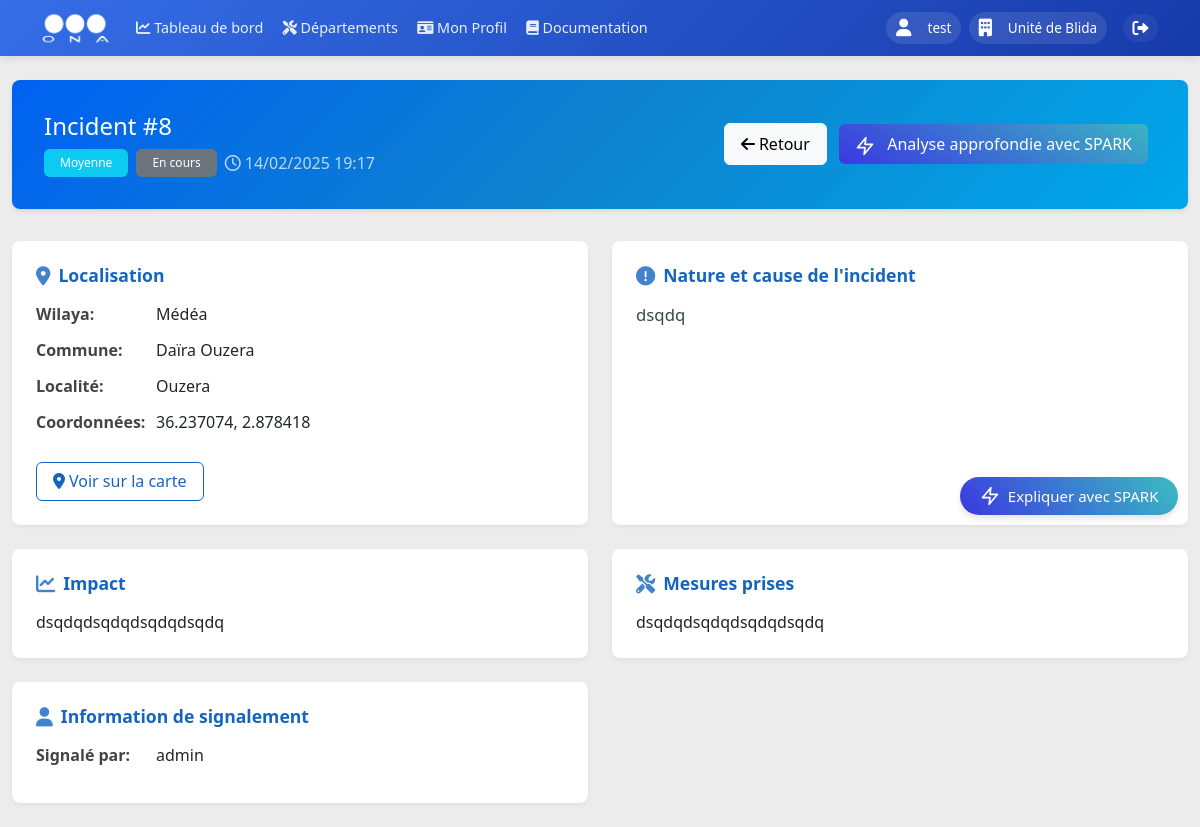
/incident/8 (signed in), run on an earlier commit of the app's database.
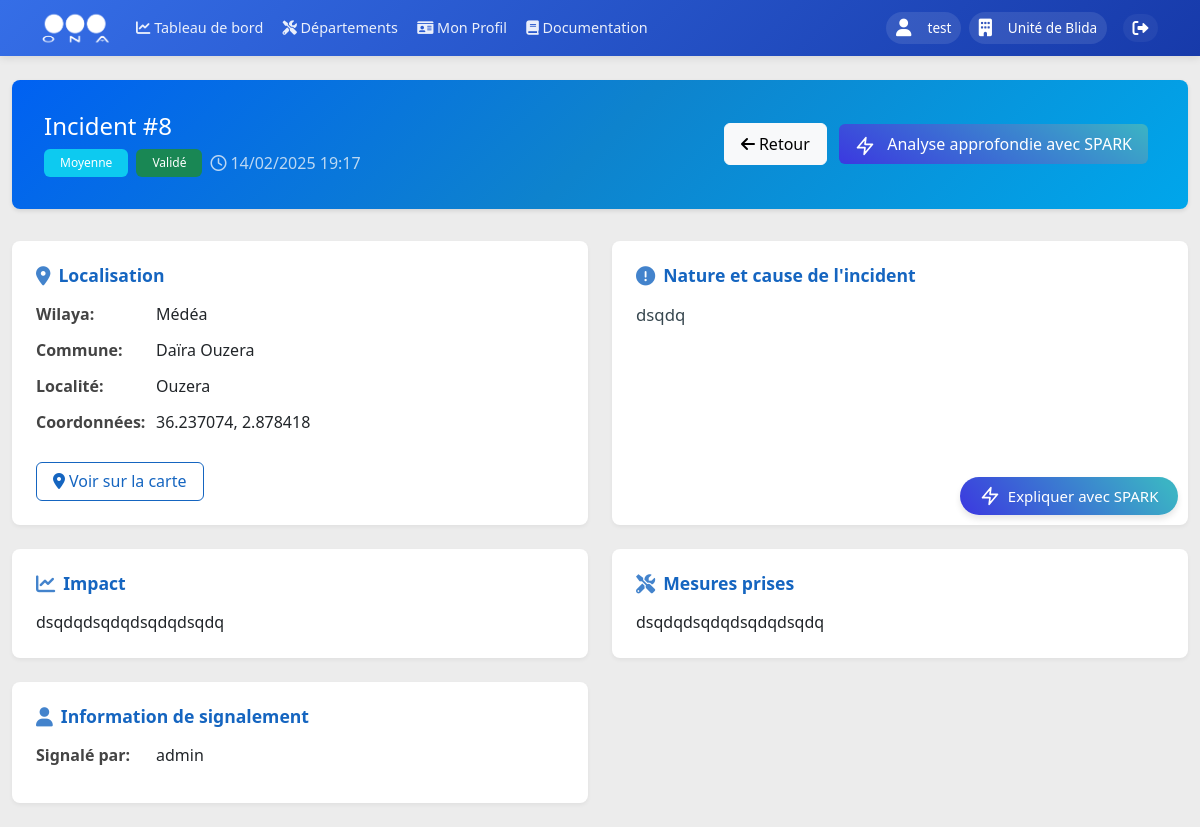
And on a later commit of the database.
### models.py (models this page shows, shortened)
class Incident(db.Model):
    __tablename__ = 'incidents'
    id = db.Column(db.Integer, primary_key=True)
    title = db.Column(db.String(200), nullable=False, index=True)
    wilaya = db.Column(db.String(50), nullable=False, index=True)
    commune = db.Column(db.String(100), nullable=False, index=True)
    localite = db.Column(db.String(200), nullable=False, index=True)
    structure_type = db.Column(db.String(50), nullable=False, default='Conduits', index=True)
    nature_cause = db.Column(db.Text, nullable=False, index=True)
    date_incident = db.Column(db.DateTime, nullable=False, index=True)
    mesures_prises = db.Column(db.Text)
    impact = db.Column(db.Text, nullable=False)
    gravite = db.Column(db.String(50), nullable=False, index=True)
    status = db.Column(db.String(20), nullable=False, default='Nouveau', index=True)
    date_resolution = db.Column(db.DateTime, index=True)
    resolution_notes = db.Column(db.Text)
    user_id = db.Column(db.Integer, db.ForeignKey('users.id'), nullable=False, index=True)
    unit_id = db.Column(db.Integer, db.ForeignKey('units.id'), nullable=False, index=True)
    center_id = db.Column(db.Integer, db.ForeignKey('centers.id'), index=True)
    drawn_shapes = db.Column(JSON, nullable=True)
    latitude = db.Column(db.Float, nullable=True)
    longitude = db.Column(db.Float, nullable=True)
    is_valid = db.Column(db.Boolean, default=False, nullable=False, index=True)
    created_at = db.Column(db.DateTime, default=datetime.utcnow, index=True)
    updated_at = db.Column(db.DateTime, default=datetime.utcnow, onupdate=datetime.utcnow, index=True)

### routes/incidents.py (the view)
@incidents.route('/incident/<int:incident_id>')
@login_required
@permission_required(Permission.VIEW_INCIDENT)
def view_incident(incident_id):
    incident = Incident.query.get_or_404(incident_id)
    if current_user.role in [UserRole.ADMIN, UserRole.EMPLOYEUR_DG]:
        pass
    elif current_user.role == UserRole.EMPLOYEUR_ZONE:
        incident_unit = Unit.query.get(incident.unit_id)
        if not incident_unit or incident_unit.zone_id != current_user.zone_id:
            flash('Vous n\'avez pas accès à cet incident.', 'danger')
            return redirect(url_for(INCIDENT_LIST))
    else:
        if current_user.unit_id != incident.unit_id:
            flash('Vous n\'avez pas accès à cet incident.', 'danger')
            return redirect(url_for(INCIDENT_LIST))
    can_edit = context_permission_check(Permission.EDIT_INCIDENT)
    can_validate = context_permission_check(Permission.RESOLVE_INCIDENT)
    return render_template('incidents/view_incident.html',
                           incident=incident,
                           UserRole=UserRole,
                           can_edit=can_edit,
                           can_validate=can_validate)

### app.py (called while the page is built)
@login_manager.user_loader
def load_user(user_id):
    return db.session.get(User, int(user_id))

### utils/permissions.py (called while the page is built)
def permission_required(permission):
    def decorator(f):
        @wraps(f)
        @login_required
        def decorated_function(*args, **kwargs):
            if not PermissionManager.has_permission(current_user.role, permission):
                flash('Vous n\'avez pas la permission d\'effectuer cette action.', 'danger')
                return redirect('main_dashboard.dashboard')  # Redirect to dashboard
            return f(*args, **kwargs)
        return decorated_function
    return decorator

def context_permission_check(permission):
    return PermissionManager.has_permission(current_user.role, permission)

    @classmethod
    def get_role_permissions(cls, role: str) -> Set[str]:
        return cls._ROLE_PERMISSIONS.get(role, set())

    @classmethod
    def has_permission(cls, role: str, permission: str) -> bool:
        return permission in cls.get_role_permissions(role)

### templates/incidents/view_incident.html (shortened to what the changed rows need)
{% extends "base/base.html" %}
{% block extra_css %}
<link rel="stylesheet" href="{{ url_for('static', filename='css/view_incident.css') }}">
{% endblock %}
{% block content %}
<div class="container-fluid py-4">
    <div class="incident-header position-relative"
        data-incident-date="{{ incident.date_incident.strftime('%d/%m/%Y %H:%M') }}"
        data-incident-location="{{ incident.wilaya }}, {{ incident.commune }}, {{ incident.localite }}"
        data-incident-type="{{ incident.nature_cause }}"
    >
        <div class="d-flex justify-content-between align-items-center">
            <div>
                <h4 class="mb-2">Incident #{{ incident.id }}</h4>
                <div class="d-flex gap-2 align-items-center">
                    <span class="badge bg-{{ 'danger' if incident.gravite == 'Critique' else 'warning' if incident.gravite == 'Élevée' else 'info' if incident.gravite == 'Moyenne' else 'success' }}">
                        {{ incident.gravite }}
                    </span>
                    <span class="badge
                        {% if incident.status == 'En Cours' %}bg-warning
                        {% elif incident.status == 'Validé' %}bg-success
                        {% elif incident.status == 'Résolu' %}bg-info
                        {% else %}bg-secondary{% endif %}
                        text-white">
                        {{ incident.status }}
                    </span>
                    <span class="text-light opacity-75">
                        <i class="far fa-clock me-1"></i>{{ incident.date_incident.strftime('%d/%m/%Y %H:%M') }}
                    </span>
                </div>
            </div>
        </div>
    </div>
    <div class="row g-4">
        <div class="col-md-6">
            <div class="info-card position-relative">
                <div class="info-item">
                    <span class="info-label">Wilaya:</span>
                    <span class="info-value">{{ incident.wilaya }}</span>
                </div>
                <div class="info-item">
                    <span class="info-label">Commune:</span>
                    <span class="info-value">{{ incident.commune }}</span>
                </div>
                <div class="info-item">
                    <span class="info-label">Localité:</span>
                    <span class="info-value">{{ incident.localite }}</span>
                </div>
                {% if incident.latitude and incident.longitude %}
                <div class="info-item">
                    <span class="info-label">Coordonnées:</span>
                    <span class="info-value">{{ incident.latitude }}, {{ incident.longitude }}</span>
                </div>
                {% endif %}
            </div>
        </div>
        <div class="col-md-6">
            <div class="info-card position-relative nature-cause-card">
                <button id="ai-explanation-btn" class="btn">
                    <div class="d-flex align-items-center">
                    </div>
                </button>
                <h6 class="info-title">
                    <i class="fas fa-exclamation-circle"></i>
                    Nature et cause de l'incident
                </h6>
                <p class="mb-0 incident-description" data-incident-description>{{ incident.nature_cause }}</p>
            </div>
        </div>
        <div class="col-md-6">
            <div class="info-card">
                <h6 class="info-title">
                    <i class="fas fa-chart-line"></i>
                    Impact
                </h6>
                <p class="mb-0">{{ incident.impact }}</p>
            </div>
        </div>
        <div class="col-md-6">
            <div class="info-card">
                <h6 class="info-title">
                    <i class="fas fa-tools"></i>
                    Mesures prises
                </h6>
                <p class="mb-0">{{ incident.mesures_prises }}</p>
            </div>
        </div>
    </div>
</div>
{% endblock %}

What changed in the data, as far as the page shows it:
changed Incident "dsqdq": status "En cours" → "Validé"
